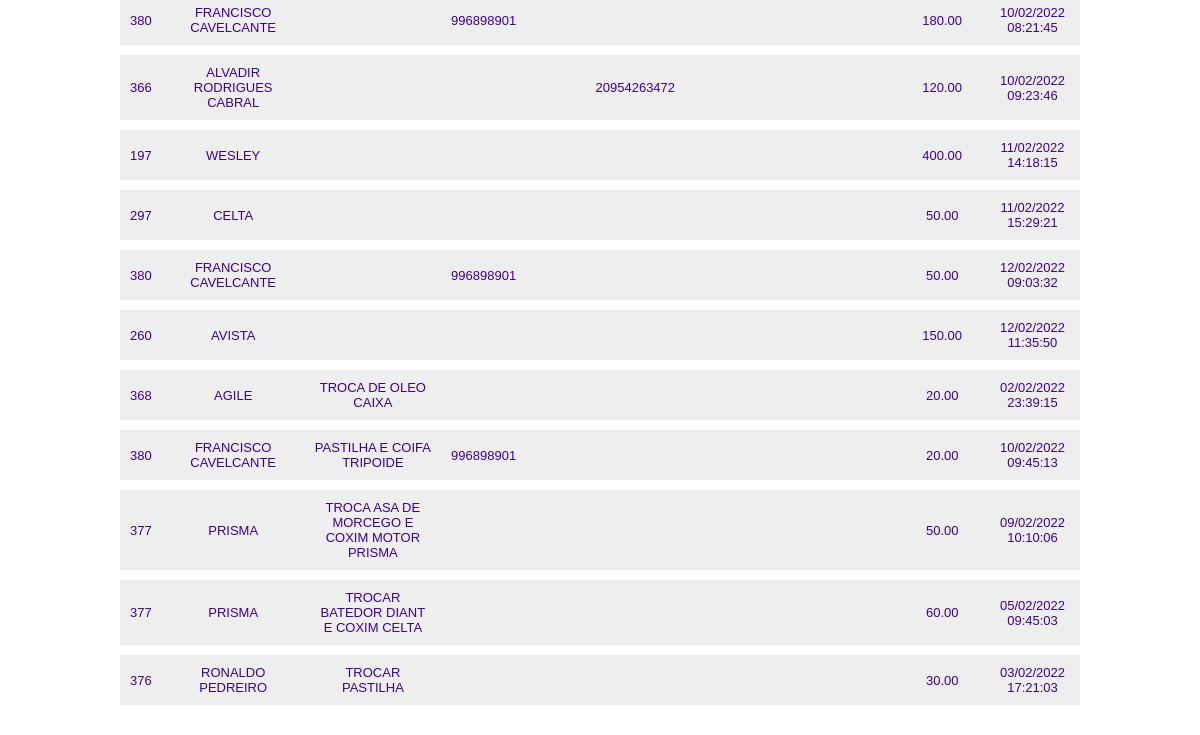
Before: /servicos (signed in, lower part) with the older database file.
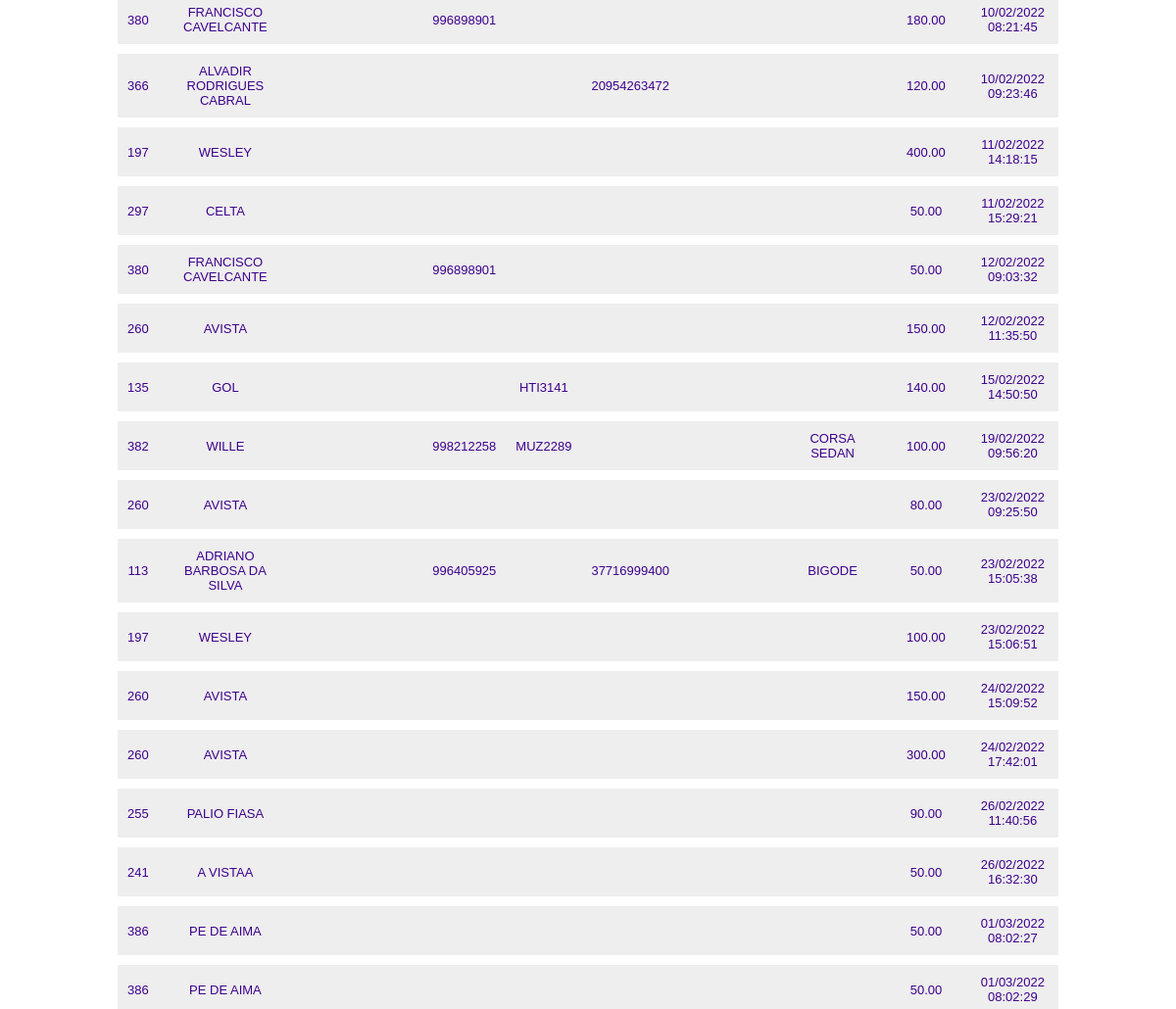
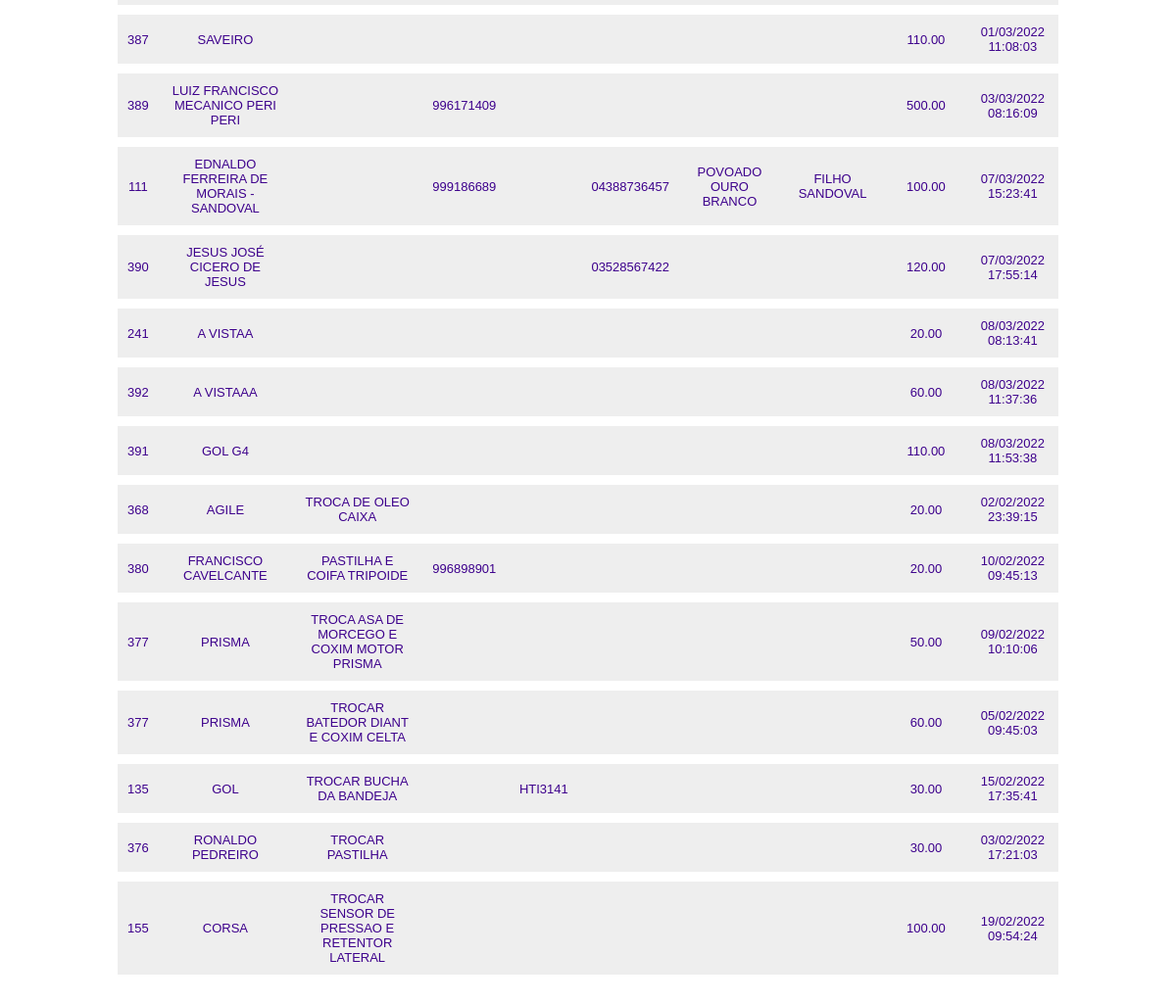
After: the same page with the newer database file (2 pictures, top to bottom).
### tables this page shows
CREATE TABLE `mao_de_obra` (
  `id` int(11) NOT NULL,
  `id_cliente` int(11) NOT NULL,
  `id_nota` int(11) NOT NULL,
  `nome_cliente` varchar(200) NOT NULL,
  `valor_servico` decimal(15,2) NOT NULL,
  `nome_servico` varchar(200) NOT NULL,
  `data` datetime NOT NULL,
  `nome_carro` varchar(200) NOT NULL,
  `placa` varchar(200) NOT NULL,
  `telefone` varchar(200) NOT NULL
);

CREATE TABLE `clientes` (
  `id` int(11) NOT NULL,
  `nome` varchar(200) NOT NULL,
  `telefone` varchar(200) NOT NULL,
  `cpf` varchar(200) NOT NULL,
  `endereco` varchar(300) NOT NULL,
  `placa` varchar(100) NOT NULL,
  `observacao` varchar(300) NOT NULL
);

### base/controle.php (called while the page is built, shortened)
<?php
class controle{
    public function carregarModelo($visualNome, $visualDados = array()) {
        require 'visual/modelo.php';
    }
    public function carregarVisualNoModelo($visualNome, $visualDados = array()) {
        extract($visualDados);
        require 'visual/'.$visualNome.'.php';
    }
}

### controles/servicosControle.php (called while the page is built, shortened)
<?php
class servicosControle extends controle {
    public function inicial() {
        if (isset($_SESSION['entrar']) && !empty($_SESSION['entrar'])) {
                  $contas = new Servicos();
                  $clientes = new Clientes();
                  $contas->exibirContas();
                  $lst_contas = $contas->exibirContas();
                  $listar_servicos = $clientes->selecionarServico();
        } else {
            session_destroy();
            header("Location: " . URL_BASE . "entrar");
        }
        $dados = array(
            'lista_contas' => @$lst_contas,
            'pesquisa1' => @$pesquisa1,
             'listar_servicos' => $listar_servicos
        );
        $this->carregarModelo('servicos', $dados);
    }
}

### base/Base.php (called while the page is built, shortened)
<?php
class  Base{
    public function rodar() {
        $url = '/';
        if(isset($_GET['url'])){
            $url .= $_GET['url'];
        }
        $parametros = array();
        if(!empty($url) && $url != '/'){
            $url = explode('/', $url);
            array_shift($url);
           array_shift($url);
           if(isset($url[0]) && !empty($url[0])){
               $atualAcao = $url[0];
              array_shift($url);
           } else{
               $atualAcao = 'inicial';
           }
        } else{
            $atualControle = 'inicioControle';
            $atualAcao = 'inicial';
        }
      $controle = new $atualControle();
       call_user_func_array(array($controle, $atualAcao), $parametros);
    }
}

### index.php (called while the page is built, shortened)
<?php
$base = new Base();
$base->rodar();

### modelos/modelo.php (called while the page is built, shortened)
<?php
class Modelo{
    public function __construct() {
        global $banco;
        $this->banco = $banco;
    }
}

### modelos/Clientes.php (called while the page is built, shortened)
<?php
class clientes extends modelo {
    public function selecionarServico() {
          $sql = "SELECT clientes.nome, clientes.telefone, clientes.id, clientes.placa, clientes.cpf,"
                  . " clientes.endereco, mao_de_obra.valor_servico, mao_de_obra.nome_servico, mao_de_obra.data, clientes.observacao   FROM clientes"
             . "  INNER JOIN mao_de_obra ON mao_de_obra.id_cliente  = clientes.id ORDER BY mao_de_obra.nome_servico ASC";
        $sql = $this->banco->query($sql);
        if ($sql->rowCount() > 0) {
            $sql = $sql->fetchAll();
            $dados = $sql;
            return $dados;
        }
    }
}

### visual/servicos.php (the view, shortened to what this page needs)
<br>
<br>
<div class="lista_financa">
    <table width="100%" border="0" cellspacing="0">
        <thead>
            <?php
            if ($lista_contas != array()) {
                foreach ($listar_servicos as $ls_servicos):
                    ?>
                <tbody>
                    <tr  align=center>
                        <td> <?php echo $ls_servicos['id']; ?> </td>
                        <td> <?php echo $ls_servicos['nome']; ?> </td>
                        <td> <?php echo $ls_servicos['nome_servico']; ?> </td>
                        <td> <?php echo $ls_servicos['telefone']; ?> </td>
                        <td> <?php echo $ls_servicos['placa']; ?> </td>
                        <td> <?php echo $ls_servicos['cpf']; ?> </td>
                        <td> <?php echo $ls_servicos['endereco']; ?> </td>
                        <td> <?php echo $ls_servicos['observacao']; ?> </td>
                        <td> <?php echo $ls_servicos['valor_servico']; ?> </td>
                        <td> <?php echo date("d/m/Y H:i:s", strtotime($ls_servicos['data']));  ?>
                    </tr>
                </tbody>
    <?php endforeach;
} ?>
    </table>
</div>

### visual/modelo.php (shortened to what this page needs)
<html>
    <head>
         <link rel="stylesheet" type="text/css" href="<?php echo URL_BASE;?>midias/css/estilo.css"/>
        <link rel="stylesheet" type="text/css" href="<?php echo URL_BASE;?>midias/hover/css/hover-min.css" />
        <link rel="stylesheet" type="text/css" href="<?php echo URL_BASE;?>midias/hover/css/hover.css" />
    </head>
    <body>
        <?php $this->carregarVisualNoModelo($visualNome, $visualDados);?>
    </body>
</html>

### midias/css/estilo.css (style rules this page uses)
body { overflow-x: hidden; }
* { font-family: arial; margin: 0; padding: 0; }
table { border-collapse: collapse; }
.lista_financa { width: 960px; margin: 0 auto; margin-bottom: 20px; }
.lista_financa tr { text-transform: uppercase; }

Changed rows visible on the page:
added mao_de_obra: id_cliente "135", id_cliente.nome "GOL", id_cliente.placa "HTI3141", valor_servico "140.00", data "15/02/2022 14:50:50"
added mao_de_obra: id_cliente "382", id_cliente.nome "WILLE", id_cliente.telefone "998212258", id_cliente.placa "MUZ2289", id_cliente.observacao "CORSA SEDAN", valor_servico "100.00", data "19/02/2022 09:56:20"
added mao_de_obra: id_cliente "260", id_cliente.nome "AVISTA", valor_servico "80.00", data "23/02/2022 09:25:50"
added mao_de_obra: id_cliente "113", id_cliente.nome "ADRIANO BARBOSA DA SILVA", id_cliente.telefone "996405925", id_cliente.cpf "37716999400", id_cliente.observacao "BIGODE", valor_servico "50.00", data "23/02/2022 15:05:38"
added mao_de_obra: id_cliente "197", id_cliente.nome "WESLEY", valor_servico "100.00", data "23/02/2022 15:06:51"
added mao_de_obra: id_cliente "260", id_cliente.nome "AVISTA", valor_servico "150.00", data "24/02/2022 15:09:52"
added mao_de_obra: id_cliente "260", id_cliente.nome "AVISTA", valor_servico "300.00", data "24/02/2022 17:42:01"
added mao_de_obra: id_cliente "255", id_cliente.nome "PALIO FIASA", valor_servico "90.00", data "26/02/2022 11:40:56"
added mao_de_obra: id_cliente "241", id_cliente.nome "A VISTAA", valor_servico "50.00", data "26/02/2022 16:32:30"
added mao_de_obra: id_cliente "386", id_cliente.nome "PE DE AIMA", valor_servico "50.00", data "01/03/2022 08:02:27"
added mao_de_obra: id_cliente "386", id_cliente.nome "PE DE AIMA", valor_servico "50.00", data "01/03/2022 08:02:29"
added mao_de_obra: id_cliente "387", id_cliente.nome "SAVEIRO", valor_servico "110.00", data "01/03/2022 11:08:03"
added mao_de_obra: id_cliente "389", id_cliente.nome "LUIZ FRANCISCO MECANICO PERI PERI", id_cliente.telefone "996171409", valor_servico "500.00", data "03/03/2022 08:16:09"
added mao_de_obra: id_cliente "111", id_cliente.nome "EDNALDO FERREIRA DE MORAIS - SANDOVAL", id_cliente.telefone "999186689", id_cliente.cpf "04388736457", id_cliente.endereco "POVOADO OURO BRANCO", id_cliente.observacao "FILHO SANDOVAL", valor_servico "100.00", data "07/03/2022 15:23:41"
added mao_de_obra: id_cliente "390", id_cliente.nome "JESUS JOSÉ CICERO DE JESUS", id_cliente.cpf "03528567422", valor_servico "120.00", data "07/03/2022 17:55:14"
added mao_de_obra: id_cliente "241", id_cliente.nome "A VISTAA", valor_servico "20.00", data "08/03/2022 08:13:41"
added mao_de_obra: id_cliente "392", id_cliente.nome "A VISTAAA", valor_servico "60.00", data "08/03/2022 11:37:36"
added mao_de_obra: id_cliente "391", id_cliente.nome "GOL G4", valor_servico "110.00", data "08/03/2022 11:53:38"
added mao_de_obra: id_cliente "135", id_cliente.nome "GOL", nome_servico "TROCAR BUCHA DA BANDEJA", id_cliente.placa "HTI3141", valor_servico "30.00", data "15/02/2022 17:35:41"
added mao_de_obra: id_cliente "155", id_cliente.nome "CORSA", nome_servico "TROCAR SENSOR DE PRESSAO E RETENTOR LATERAL", valor_servico "100.00", data "19/02/2022 09:54:24"
